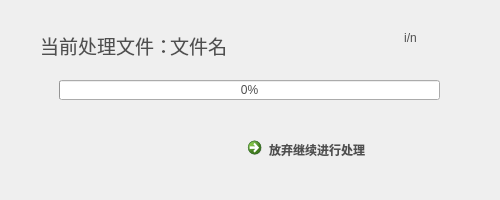
<?xml version="1.0" encoding="UTF-8"?>
<ui version="4.0">
 <class>WaitingProgressBar</class>
 <widget class="QWidget" name="WaitingProgressBar">
  <property name="windowModality">
   <enum>Qt::ApplicationModal</enum>
  </property>
  <property name="geometry">
   <rect>
    <x>0</x>
    <y>0</y>
    <width>500</width>
    <height>200</height>
   </rect>
  </property>
  <property name="minimumSize">
   <size>
    <width>500</width>
    <height>200</height>
   </size>
  </property>
  <property name="maximumSize">
   <size>
    <width>500</width>
    <height>200</height>
   </size>
  </property>
  <property name="windowTitle">
   <string>WaitingProgressBar</string>
  </property>
  <widget class="QWidget" name="widget" native="true">
   <property name="geometry">
    <rect>
     <x>0</x>
     <y>0</y>
     <width>500</width>
     <height>200</height>
    </rect>
   </property>
   <property name="minimumSize">
    <size>
     <width>500</width>
     <height>200</height>
    </size>
   </property>
   <property name="maximumSize">
    <size>
     <width>500</width>
     <height>200</height>
    </size>
   </property>
   <property name="styleSheet">
    <string notr="true">QWidget#widget{border-image: url(:/QtTrajectoryAnalysis/Resources/processor_bg.png)}</string>
   </property>
   <widget class="QLabel" name="label_file">
    <property name="geometry">
     <rect>
      <x>170</x>
      <y>30</y>
      <width>141</width>
      <height>31</height>
     </rect>
    </property>
    <property name="styleSheet">
     <string notr="true">font: 75 8pt &quot;微软雅黑&quot;;
color: #4f4f4f;</string>
    </property>
    <property name="text">
     <string>&lt;html&gt;&lt;head/&gt;&lt;body&gt;&lt;p&gt;&lt;span style=&quot; font-size:14pt;&quot;&gt;文件名&lt;/span&gt;&lt;/p&gt;&lt;/body&gt;&lt;/html&gt;</string>
    </property>
   </widget>
   <widget class="QLabel" name="label">
    <property name="geometry">
     <rect>
      <x>40</x>
      <y>30</y>
      <width>141</width>
      <height>31</height>
     </rect>
    </property>
    <property name="styleSheet">
     <string notr="true">font: 75 8pt &quot;微软雅黑&quot;;
color: #4f4f4f;</string>
    </property>
    <property name="text">
     <string>&lt;html&gt;&lt;head/&gt;&lt;body&gt;&lt;p&gt;&lt;span style=&quot; font-size:14pt;&quot;&gt;当前处理文件：&lt;/span&gt;&lt;/p&gt;&lt;/body&gt;&lt;/html&gt;</string>
    </property>
   </widget>
   <widget class="QCommandLinkButton" name="cmdLinkBtn">
    <property name="geometry">
     <rect>
      <x>240</x>
      <y>130</y>
      <width>171</width>
      <height>41</height>
     </rect>
    </property>
    <property name="styleSheet">
     <string notr="true">font: 75 12pt &quot;微软雅黑&quot;;
color: #4f4f4f;</string>
    </property>
    <property name="text">
     <string>放弃继续进行处理</string>
    </property>
   </widget>
   <widget class="QLabel" name="label_progress">
    <property name="geometry">
     <rect>
      <x>370</x>
      <y>30</y>
      <width>81</width>
      <height>31</height>
     </rect>
    </property>
    <property name="styleSheet">
     <string notr="true">font: 75 14pt &quot;微软雅黑&quot;;
color: #4f4f4f;</string>
    </property>
    <property name="text">
     <string>&lt;html&gt;&lt;head/&gt;&lt;body&gt;&lt;p&gt;i/n&lt;br/&gt;&lt;/p&gt;&lt;/body&gt;&lt;/html&gt;</string>
    </property>
    <property name="alignment">
     <set>Qt::AlignCenter</set>
    </property>
   </widget>
   <widget class="QProgressBar" name="progressBar">
    <property name="geometry">
     <rect>
      <x>59</x>
      <y>80</y>
      <width>381</width>
      <height>20</height>
     </rect>
    </property>
    <property name="styleSheet">
     <string notr="true">font: 75 10pt &quot;微软雅黑&quot;;
color: #4f4f4f;</string>
    </property>
    <property name="value">
     <number>0</number>
    </property>
    <property name="alignment">
     <set>Qt::AlignCenter</set>
    </property>
    <property name="textVisible">
     <bool>true</bool>
    </property>
    <property name="orientation">
     <enum>Qt::Horizontal</enum>
    </property>
    <property name="textDirection">
     <enum>QProgressBar::TopToBottom</enum>
    </property>
   </widget>
  </widget>
 </widget>
 <layoutdefault spacing="6" margin="11"/>
 <resources>
  <include location="qttrajectoryanalysis.qrc"/>
 </resources>
 <connections/>
</ui>
